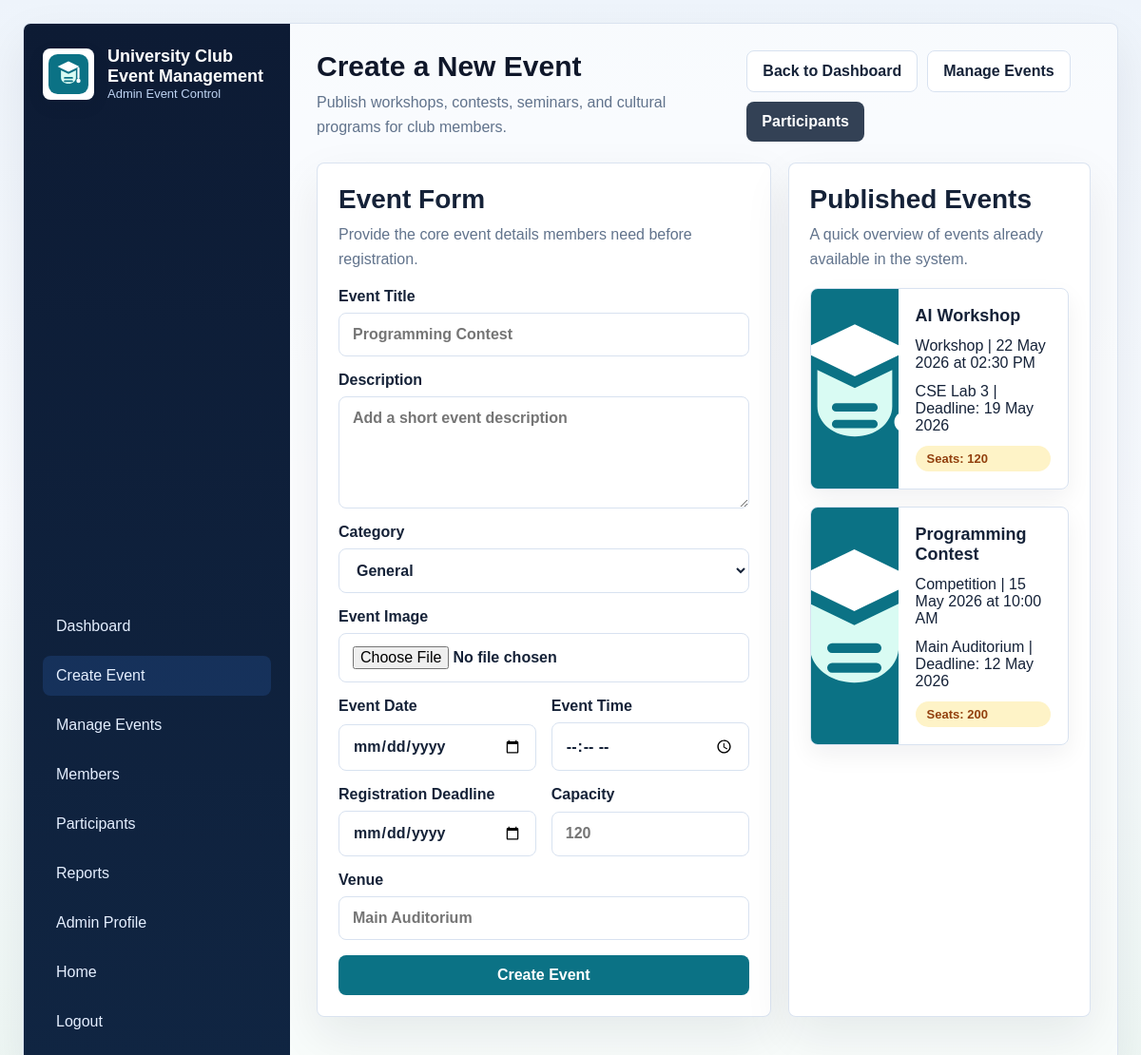
The page /admin/create-event.php (signed in) on the database its author committed.
### tables this page shows
CREATE TABLE IF NOT EXISTS events (
    event_id INT AUTO_INCREMENT PRIMARY KEY,
    title VARCHAR(200) NOT NULL,
    description TEXT,
    image_path VARCHAR(255) DEFAULT NULL,
    category VARCHAR(80) DEFAULT 'General',
    event_date DATE NOT NULL,
    event_time TIME DEFAULT NULL,
    registration_deadline DATE DEFAULT NULL,
    venue VARCHAR(150) NOT NULL,
    capacity INT NOT NULL,
    created_by INT DEFAULT NULL,
    created_at TIMESTAMP DEFAULT CURRENT_TIMESTAMP,
    CONSTRAINT chk_events_capacity CHECK (capacity > 0 AND capacity <= 500),
    CONSTRAINT fk_events_admin FOREIGN KEY (created_by) REFERENCES admins(admin_id) ON DELETE SET NULL
);

### backend/db.php (called while the page is built, shortened)
<?php
function e(string $value): string
{
    return htmlspecialchars($value, ENT_QUOTES, 'UTF-8');
}
function eventImageUrl(?string $path, string $prefix = ''): string
{
    $cleanPath = trim((string) $path);
    if ($cleanPath !== '') {
        return e($prefix . ltrim($cleanPath, '/'));
    }
    return e($prefix . 'assets/images/club_logo.svg');
}

### admin/create-event.php (the view, shortened to what this page needs)
<?php
require_once __DIR__ . '/../backend/db.php';
$eventList = $conn->query(
    'SELECT title, image_path, category, event_date, event_time, registration_deadline, venue, capacity
     FROM events
     ORDER BY event_date DESC'
);
?>
<!DOCTYPE html>
<html lang="en">
<head>
    <link rel="stylesheet" href="../student/style.css">
</head>
<body class="app-page">
    <div class="app-shell">
        <aside class="sidebar">
            <div>
                <div class="brand-row">
                    <img src="../assets/images/club_logo.svg" alt="University Club Event Management Logo" class="brand-logo">
                    <div class="brand-copy">
                        <strong>University Club Event Management</strong>
                        <span>Admin Event Control</span>
                    </div>
                </div>
            </div>
            <div>
                <nav class="nav-links">
                    <a href="admin-dashboard.php">Dashboard</a>
                    <a href="create-event.php" class="active">Create Event</a>
                    <a href="manage-events.php">Manage Events</a>
                    <a href="manage-students.php">Members</a>
                    <a href="manage-participants.php">Participants</a>
                    <a href="reports.php">Reports</a>
                    <a href="profile.php">Admin Profile</a>
                    <a href="../index.php">Home</a>
                    <a href="../backend/logout.php?admin=1">Logout</a>
                </nav>
            </div>
        </aside>
        <main class="content">
            <section class="topbar">
                <div>
                    <h1>Create a New Event</h1>
                    <p class="muted">Publish workshops, contests, seminars, and cultural programs for club members.</p>
                </div>
                <div class="topbar-actions">
                    <a class="button-link ghost" href="admin-dashboard.php">Back to Dashboard</a>
                    <a class="button-link ghost" href="manage-events.php">Manage Events</a>
                    <a class="button-link secondary" href="manage-participants.php">Participants</a>
                </div>
            </section>
            <div class="panel-grid">
                <section class="panel form-panel">
                    <div class="section-head">
                        <h2>Event Form</h2>
                        <p class="muted">Provide the core event details members need before registration.</p>
                    </div>
                    <form method="post" class="stack-form" enctype="multipart/form-data">
                        <label>
                            <span>Event Title</span>
                            <input type="text" name="title" placeholder="Programming Contest" required>
                        </label>
                        <label>
                            <span>Description</span>
                            <textarea name="description" rows="5" placeholder="Add a short event description"></textarea>
                        </label>
                        <label>
                            <span>Category</span>
                            <select name="category" required>
                                <option value="General">General</option>
                            </select>
                        </label>
                        <label>
                            <span>Event Image</span>
                            <input type="file" name="event_image" accept=".jpg,.jpeg,.png,.webp,image/jpeg,image/png,image/webp">
                        </label>
                        <div class="inline-grid">
                            <label>
                                <span>Event Date</span>
                                <input type="date" name="event_date" required>
                            </label>
                            <label>
                                <span>Event Time</span>
                                <input type="time" name="event_time">
                            </label>
                        </div>
                        <div class="inline-grid">
                            <label>
                                <span>Registration Deadline</span>
                                <input type="date" name="registration_deadline">
                            </label>
                            <label>
                                <span>Capacity</span>
                                <input type="number" name="capacity" min="1" max="500" placeholder="120" required>
                            </label>
                        </div>
                        <label>
                            <span>Venue</span>
                            <input type="text" name="venue" placeholder="Main Auditorium" required>
                        </label>
                        <button type="submit">Create Event</button>
                    </form>
                </section>
                <section class="panel">
                    <div class="section-head">
                        <h2>Published Events</h2>
                        <p class="muted">A quick overview of events already available in the system.</p>
                    </div>
                    <div class="card-grid">
                        <?php if (!$eventList || $eventList->num_rows === 0): ?>
                            <div class="empty-state">No events have been created yet.</div>
                        <?php else: ?>
                            <?php while ($event = $eventList->fetch_assoc()): ?>
                                <article class="event-media-card compact-card">
                                    <div class="event-thumb small-thumb">
                                        <img src="<?= eventImageUrl($event['image_path'], '../'); ?>" alt="<?= e($event['title']); ?>">
                                    </div>
                                    <div class="event-body">
                                        <strong><?= e($event['title']); ?></strong>
                                        <span><?= e($event['category']); ?> | <?= e(date('d M Y', strtotime($event['event_date']))); ?><?= $event['event_time'] ? ' at ' . e(date('h:i A', strtotime($event['event_time']))) : ''; ?></span>
                                        <span><?= e($event['venue']); ?><?= $event['registration_deadline'] ? ' | Deadline: ' . e(date('d M Y', strtotime($event['registration_deadline']))) : ''; ?></span>
                                        <span class="status-badge status-pending">Seats: <?= e((string) $event['capacity']); ?></span>
                                    </div>
                                </article>
                            <?php endwhile; ?>
                        <?php endif; ?>
                    </div>
                </section>
            </div>
        </main>
    </div>
</body>
</html>

### rows shown on the page
events: image_path (picture), title "AI Workshop", category "Workshop", event_date "22 May 2026", event_time "02:30 PM", venue "CSE Lab 3", registration_deadline "19 May 2026", capacity "120"
events: image_path (picture), title "Programming Contest", category "Competition", event_date "15 May 2026", event_time "10:00 AM", venue "Main Auditorium", registration_deadline "12 May 2026", capacity "200"
